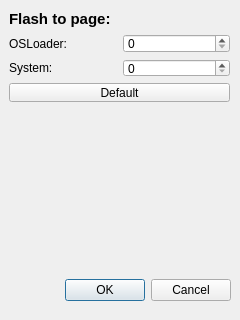
<?xml version="1.0" encoding="UTF-8"?>
<ui version="4.0">
 <class>Options</class>
 <widget class="QDialog" name="Options">
  <property name="geometry">
   <rect>
    <x>0</x>
    <y>0</y>
    <width>240</width>
    <height>320</height>
   </rect>
  </property>
  <property name="windowTitle">
   <string>Dialog</string>
  </property>
  <widget class="QDialogButtonBox" name="buttonBox">
   <property name="geometry">
    <rect>
     <x>10</x>
     <y>270</y>
     <width>221</width>
     <height>41</height>
    </rect>
   </property>
   <property name="locale">
    <locale language="English" country="UnitedStates"/>
   </property>
   <property name="orientation">
    <enum>Qt::Horizontal</enum>
   </property>
   <property name="standardButtons">
    <set>QDialogButtonBox::Cancel|QDialogButtonBox::Ok</set>
   </property>
  </widget>
  <widget class="QWidget" name="">
   <property name="geometry">
    <rect>
     <x>9</x>
     <y>10</y>
     <width>221</width>
     <height>92</height>
    </rect>
   </property>
   <layout class="QVBoxLayout" name="verticalLayout">
    <item>
     <widget class="QLabel" name="label">
      <property name="font">
       <font>
        <pointsize>11</pointsize>
        <bold>true</bold>
       </font>
      </property>
      <property name="text">
       <string>Flash to page:</string>
      </property>
     </widget>
    </item>
    <item>
     <layout class="QHBoxLayout" name="horizontalLayout">
      <item>
       <widget class="QLabel" name="label_2">
        <property name="text">
         <string>OSLoader:</string>
        </property>
       </widget>
      </item>
      <item>
       <widget class="QSpinBox" name="spinBox_OSLoader_Page">
        <property name="maximum">
         <number>65535</number>
        </property>
       </widget>
      </item>
     </layout>
    </item>
    <item>
     <layout class="QHBoxLayout" name="horizontalLayout_2">
      <item>
       <widget class="QLabel" name="label_3">
        <property name="text">
         <string>System:</string>
        </property>
       </widget>
      </item>
      <item>
       <widget class="QSpinBox" name="spinBox_System_Page">
        <property name="maximum">
         <number>65535</number>
        </property>
       </widget>
      </item>
     </layout>
    </item>
    <item>
     <widget class="QPushButton" name="pushButton">
      <property name="text">
       <string>Default</string>
      </property>
     </widget>
    </item>
   </layout>
  </widget>
 </widget>
 <resources/>
 <connections>
  <connection>
   <sender>buttonBox</sender>
   <signal>accepted()</signal>
   <receiver>Options</receiver>
   <slot>accept()</slot>
   <hints>
    <hint type="sourcelabel">
     <x>248</x>
     <y>254</y>
    </hint>
    <hint type="destinationlabel">
     <x>157</x>
     <y>274</y>
    </hint>
   </hints>
  </connection>
  <connection>
   <sender>buttonBox</sender>
   <signal>rejected()</signal>
   <receiver>Options</receiver>
   <slot>reject()</slot>
   <hints>
    <hint type="sourcelabel">
     <x>316</x>
     <y>260</y>
    </hint>
    <hint type="destinationlabel">
     <x>286</x>
     <y>274</y>
    </hint>
   </hints>
  </connection>
 </connections>
</ui>
